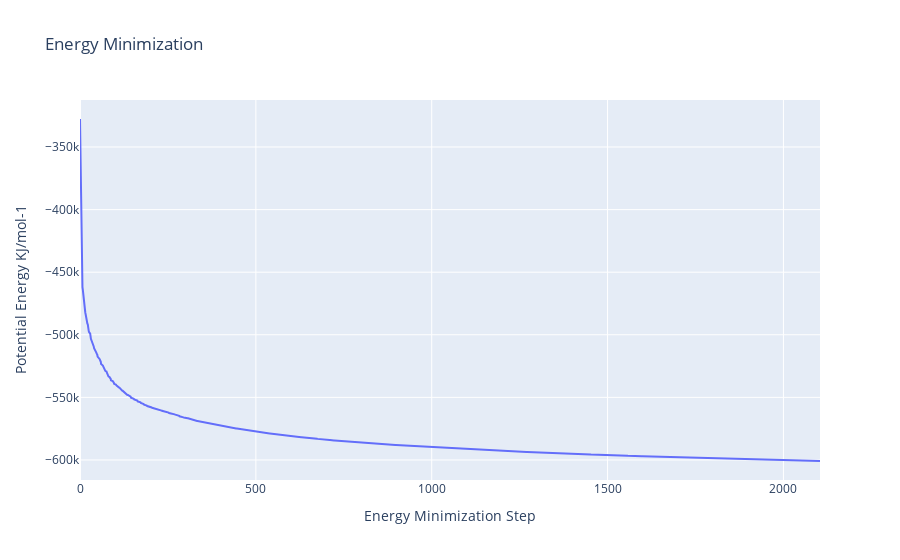

The notebook cell saved with this chart:
### Code cell
import plotly
import plotly.graph_objs as go

#Read data from file and filter energy values higher than 1000 Kj/mol^-1
with open(output_min_ene_xvg,'r') as energy_file:
    x,y = map(
        list,
        zip(*[
            (float(line.split()[0]),float(line.split()[1]))
            for line in energy_file 
            if not line.startswith(("#","@")) 
            if float(line.split()[1]) < 1000 
        ])
    )

plotly.offline.init_notebook_mode(connected=True)

fig = {
    "data": [go.Scatter(x=x, y=y)],
    "layout": go.Layout(title="Energy Minimization",
                        xaxis=dict(title = "Energy Minimization Step"),
                        yaxis=dict(title = "Potential Energy KJ/mol-1")
                       )
}

plotly.offline.iplot(fig)

### Figure 1 — Plotly figure (JSON) as saved in the notebook; plotly's stock layout.template omitted (floating-point values rounded to 4 significant figures; data arrays with more than 128 entries replaced by an {"elided": "..."} marker saying what was removed)
{"data": [{"type": "scatter", "x": {"elided": "1666 int values"}, "y": {"elided": "1666 float values"}}], "layout": {"title": {"text": "Energy Minimization"}, "xaxis": {"title": {"text": "Energy Minimization Step"}}, "yaxis": {"title": {"text": "Potential Energy KJ/mol-1"}}}}
